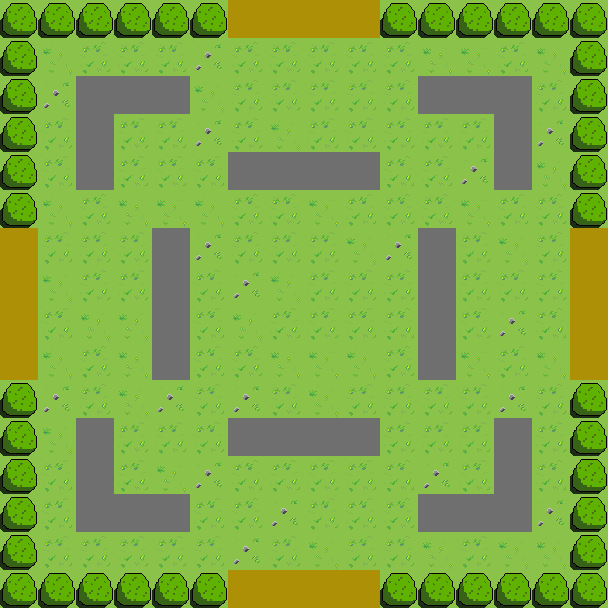

Rendered tile map (Tiled .tmx) drawn with the repository's tilesets; below, a short description and the full map source, tile grids included:
An orthogonal 16x16 tile map with 38x38 px tiles, 2 tile layers (walls, background).

<map version="1.10" tiledversion="1.10.2" orientation="orthogonal" renderorder="right-down" width="16" height="16" tilewidth="38" tileheight="38" infinite="0" nextlayerid="5" nextobjectid="1">
 <tileset firstgid="1" source="deltaworld.tsx" />
 <layer id="1" name="walls" width="16" height="16">
  <data encoding="csv">
2,2,2,2,2,2,3,3,3,3,2,2,2,2,2,2,
2,0,0,0,0,0,0,0,0,0,0,0,0,0,0,2,
2,0,4,4,4,0,0,0,0,0,0,4,4,4,0,2,
2,0,4,0,0,0,0,0,0,0,0,0,0,4,0,2,
2,0,4,0,0,0,4,4,4,4,0,0,0,4,0,2,
2,0,0,0,0,0,0,0,0,0,0,0,0,0,0,2,
3,0,0,0,4,0,0,0,0,0,0,4,0,0,0,3,
3,0,0,0,4,0,0,0,0,0,0,4,0,0,0,3,
3,0,0,0,4,0,0,0,0,0,0,4,0,0,0,3,
3,0,0,0,4,0,0,0,0,0,0,4,0,0,0,3,
2,0,0,0,0,0,0,0,0,0,0,0,0,0,0,2,
2,0,4,0,0,0,4,4,4,4,0,0,0,4,0,2,
2,0,4,0,0,0,0,0,0,0,0,0,0,4,0,2,
2,0,4,4,4,0,0,0,0,0,0,4,4,4,0,2,
2,0,0,0,0,0,0,0,0,0,0,0,0,0,0,2,
2,2,2,2,2,2,3,3,3,3,2,2,2,2,2,2
</data>
 </layer>
 <layer id="2" name="background" width="16" height="16">
  <data encoding="csv">
0,0,0,0,0,0,0,0,0,0,0,0,0,0,0,0,
0,22,1,1,1,21,1,1,1,1,1,22,22,1,22,0,
0,21,0,0,0,22,1,1,1,1,1,0,0,0,1,0,
0,1,0,1,1,21,1,22,1,1,1,1,1,0,21,0,
0,1,0,1,1,1,0,0,0,0,1,1,21,0,22,0,
0,22,1,22,22,22,1,1,22,1,1,1,22,1,1,0,
0,1,1,1,0,21,1,1,1,22,21,0,1,22,1,0,
0,22,1,1,0,1,21,22,1,1,1,0,1,1,1,0,
0,1,22,22,0,1,22,1,1,1,1,0,1,21,1,0,
0,22,1,22,0,1,1,22,22,22,1,0,22,1,22,0,
0,21,1,22,21,1,21,1,22,1,1,1,1,21,1,0,
0,22,0,1,1,1,0,0,0,0,1,1,1,0,1,0,
0,1,0,1,22,21,1,1,1,1,1,21,1,0,1,0,
0,1,0,0,0,1,1,21,1,1,1,0,0,0,21,0,
0,1,1,1,1,1,21,1,22,1,1,22,1,22,22,0,
0,0,0,0,0,0,0,0,0,0,0,0,0,0,0,0
</data>
 </layer>
</map>
